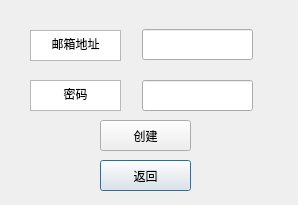
<?xml version="1.0" encoding="UTF-8"?>
<ui version="4.0">
 <class>Register</class>
 <widget class="QDialog" name="Register">
  <property name="geometry">
   <rect>
    <x>0</x>
    <y>0</y>
    <width>298</width>
    <height>205</height>
   </rect>
  </property>
  <property name="windowTitle">
   <string>Dialog</string>
  </property>
  <widget class="QTextBrowser" name="textBrowser">
   <property name="geometry">
    <rect>
     <x>30</x>
     <y>30</y>
     <width>91</width>
     <height>31</height>
    </rect>
   </property>
   <property name="html">
    <string>&lt;!DOCTYPE HTML PUBLIC &quot;-//W3C//DTD HTML 4.0//EN&quot; &quot;http://www.w3.org/TR/REC-html40/strict.dtd&quot;&gt;
&lt;html&gt;&lt;head&gt;&lt;meta name=&quot;qrichtext&quot; content=&quot;1&quot; /&gt;&lt;style type=&quot;text/css&quot;&gt;
p, li { white-space: pre-wrap; }
&lt;/style&gt;&lt;/head&gt;&lt;body style=&quot; font-family:'SimSun'; font-size:9pt; font-weight:400; font-style:normal;&quot;&gt;
&lt;p align=&quot;center&quot; style=&quot; margin-top:0px; margin-bottom:0px; margin-left:0px; margin-right:0px; -qt-block-indent:0; text-indent:0px;&quot;&gt;邮箱地址&lt;/p&gt;&lt;/body&gt;&lt;/html&gt;</string>
   </property>
  </widget>
  <widget class="QTextBrowser" name="textBrowser_2">
   <property name="geometry">
    <rect>
     <x>30</x>
     <y>80</y>
     <width>91</width>
     <height>31</height>
    </rect>
   </property>
   <property name="html">
    <string>&lt;!DOCTYPE HTML PUBLIC &quot;-//W3C//DTD HTML 4.0//EN&quot; &quot;http://www.w3.org/TR/REC-html40/strict.dtd&quot;&gt;
&lt;html&gt;&lt;head&gt;&lt;meta name=&quot;qrichtext&quot; content=&quot;1&quot; /&gt;&lt;style type=&quot;text/css&quot;&gt;
p, li { white-space: pre-wrap; }
&lt;/style&gt;&lt;/head&gt;&lt;body style=&quot; font-family:'SimSun'; font-size:9pt; font-weight:400; font-style:normal;&quot;&gt;
&lt;p align=&quot;center&quot; style=&quot; margin-top:0px; margin-bottom:0px; margin-left:0px; margin-right:0px; -qt-block-indent:0; text-indent:0px;&quot;&gt;密码&lt;/p&gt;&lt;/body&gt;&lt;/html&gt;</string>
   </property>
  </widget>
  <widget class="QPushButton" name="pushButton">
   <property name="geometry">
    <rect>
     <x>100</x>
     <y>160</y>
     <width>91</width>
     <height>31</height>
    </rect>
   </property>
   <property name="text">
    <string>返回</string>
   </property>
  </widget>
  <widget class="QLineEdit" name="lineEdit">
   <property name="geometry">
    <rect>
     <x>142</x>
     <y>29</y>
     <width>111</width>
     <height>31</height>
    </rect>
   </property>
  </widget>
  <widget class="QLineEdit" name="lineEdit_2">
   <property name="geometry">
    <rect>
     <x>142</x>
     <y>80</y>
     <width>111</width>
     <height>31</height>
    </rect>
   </property>
  </widget>
  <widget class="QPushButton" name="pushButton_2">
   <property name="geometry">
    <rect>
     <x>100</x>
     <y>120</y>
     <width>91</width>
     <height>31</height>
    </rect>
   </property>
   <property name="text">
    <string>创建</string>
   </property>
  </widget>
 </widget>
 <resources/>
 <connections>
  <connection>
   <sender>pushButton</sender>
   <signal>clicked()</signal>
   <receiver>Register</receiver>
   <slot>close()</slot>
   <hints>
    <hint type="sourcelabel">
     <x>139</x>
     <y>129</y>
    </hint>
    <hint type="destinationlabel">
     <x>199</x>
     <y>149</y>
    </hint>
   </hints>
  </connection>
 </connections>
</ui>
